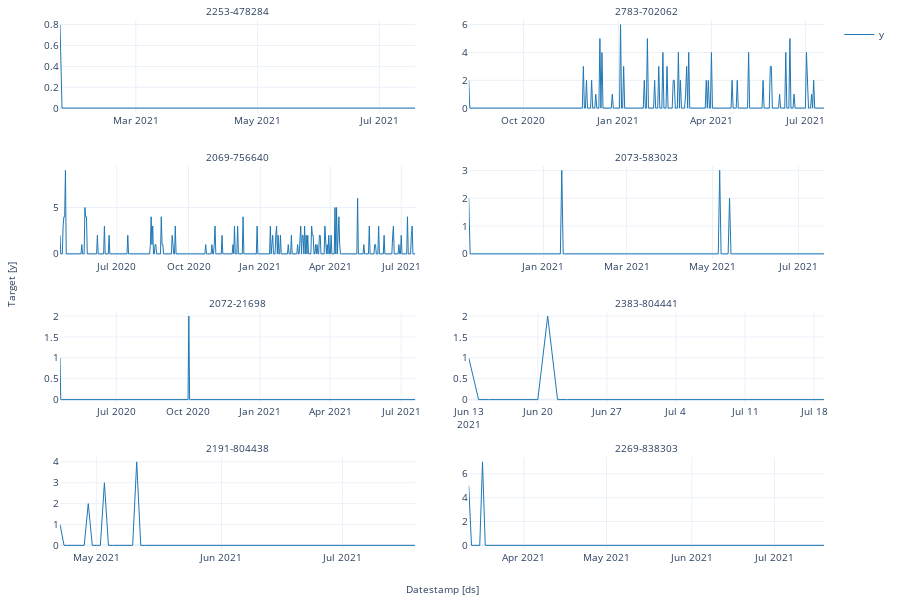

Notebook code for this chart:
### Code cell
StatsForecast.plot(data)

### Figure 1 — Plotly figure (JSON) as saved in the notebook; plotly's stock layout.template omitted (floating-point values rounded to 4 significant figures; data arrays with more than 128 entries replaced by an {"elided": "..."} marker saying what was removed)
{"data": [{"legendgroup": "y", "line": {"color": "#1f77b4", "width": 1}, "mode": "lines", "name": "y", "showlegend": true, "type": "scatter", "x": {"elided": "179 str values"}, "xaxis": "x", "y": {"elided": "179 float values"}, "yaxis": "y"}, {"legendgroup": "y", "line": {"color": "#1f77b4", "width": 1}, "mode": "lines", "name": "y", "showlegend": false, "type": "scatter", "x": {"elided": "345 str values"}, "xaxis": "x2", "y": {"elided": "345 int values"}, "yaxis": "y2"}, {"legendgroup": "y", "line": {"color": "#1f77b4", "width": 1}, "mode": "lines", "name": "y", "showlegend": false, "type": "scatter", "x": {"elided": "457 str values"}, "xaxis": "x3", "y": {"elided": "457 int values"}, "yaxis": "y3"}, {"legendgroup": "y", "line": {"color": "#1f77b4", "width": 1}, "mode": "lines", "name": "y", "showlegend": false, "type": "scatter", "x": {"elided": "253 str values"}, "xaxis": "x4", "y": {"elided": "253 int values"}, "yaxis": "y4"}, {"legendgroup": "y", "line": {"color": "#1f77b4", "width": 1}, "mode": "lines", "name": "y", "showlegend": false, "type": "scatter", "x": {"elided": "456 str values"}, "xaxis": "x5", "y": {"elided": "456 int values"}, "yaxis": "y5"}, {"legendgroup": "y", "line": {"color": "#1f77b4", "width": 1}, "mode": "lines", "name": "y", "showlegend": false, "type": "scatter", "x": ["2021-06-13T00:00:00", "2021-06-14T00:00:00", "2021-06-15T00:00:00", "2021-06-16T00:00:00", "2021-06-17T00:00:00", "2021-06-18T00:00:00", "2021-06-19T00:00:00", "2021-06-20T00:00:00", "2021-06-21T00:00:00", "2021-06-22T00:00:00", "2021-06-23T00:00:00", "2021-06-24T00:00:00", "2021-06-25T00:00:00", "2021-06-26T00:00:00", "2021-06-27T00:00:00", "2021-06-28T00:00:00", "2021-06-29T00:00:00", "2021-06-30T00:00:00", "2021-07-01T00:00:00", "2021-07-02T00:00:00", "2021-07-03T00:00:00", "2021-07-04T00:00:00", "2021-07-05T00:00:00", "2021-07-06T00:00:00", "2021-07-07T00:00:00", "2021-07-08T00:00:00", "2021-07-09T00:00:00", "2021-07-10T00:00:00", "2021-07-11T00:00:00", "2021-07-12T00:00:00", "2021-07-13T00:00:00", "2021-07-14T00:00:00", "2021-07-15T00:00:00", "2021-07-16T00:00:00", "2021-07-17T00:00:00", "2021-07-18T00:00:00", "2021-07-19T00:00:00"], "xaxis": "x6", "y": [1, 0, 0, 0, 0, 0, 0, 0, 2, 0, 0, 0, 0, 0, 0, 0, 0, 0, 0, 0, 0, 0, 0, 0, 0, 0, 0, 0, 0, 0, 0, 0, 0, 0, 0, 0, 0], "yaxis": "y6"}, {"legendgroup": "y", "line": {"color": "#1f77b4", "width": 1}, "mode": "lines", "name": "y", "showlegend": false, "type": "scatter", "x": ["2021-04-22T00:00:00", "2021-04-23T00:00:00", "2021-04-24T00:00:00", "2021-04-25T00:00:00", "2021-04-26T00:00:00", "2021-04-27T00:00:00", "2021-04-28T00:00:00", "2021-04-29T00:00:00", "2021-04-30T00:00:00", "2021-05-01T00:00:00", "2021-05-02T00:00:00", "2021-05-03T00:00:00", "2021-05-04T00:00:00", "2021-05-05T00:00:00", "2021-05-06T00:00:00", "2021-05-07T00:00:00", "2021-05-08T00:00:00", "2021-05-09T00:00:00", "2021-05-10T00:00:00", "2021-05-11T00:00:00", "2021-05-12T00:00:00", "2021-05-13T00:00:00", "2021-05-14T00:00:00", "2021-05-15T00:00:00", "2021-05-16T00:00:00", "2021-05-17T00:00:00", "2021-05-18T00:00:00", "2021-05-19T00:00:00", "2021-05-20T00:00:00", "2021-05-21T00:00:00", "2021-05-22T00:00:00", "2021-05-23T00:00:00", "2021-05-24T00:00:00", "2021-05-25T00:00:00", "2021-05-26T00:00:00", "2021-05-27T00:00:00", "2021-05-28T00:00:00", "2021-05-29T00:00:00", "2021-05-30T00:00:00", "2021-05-31T00:00:00", "2021-06-01T00:00:00", "2021-06-02T00:00:00", "2021-06-03T00:00:00", "2021-06-04T00:00:00", "2021-06-05T00:00:00", "2021-06-06T00:00:00", "2021-06-07T00:00:00", "2021-06-08T00:00:00", "2021-06-09T00:00:00", "2021-06-10T00:00:00", "2021-06-11T00:00:00", "2021-06-12T00:00:00", "2021-06-13T00:00:00", "2021-06-14T00:00:00", "2021-06-15T00:00:00", "2021-06-16T00:00:00", "2021-06-17T00:00:00", "2021-06-18T00:00:00", "2021-06-19T00:00:00", "2021-06-20T00:00:00", "2021-06-21T00:00:00", "2021-06-22T00:00:00", "2021-06-23T00:00:00", "2021-06-24T00:00:00", "2021-06-25T00:00:00", "2021-06-26T00:00:00", "2021-06-27T00:00:00", "2021-06-28T00:00:00", "2021-06-29T00:00:00", "2021-06-30T00:00:00", "2021-07-01T00:00:00", "2021-07-02T00:00:00", "2021-07-03T00:00:00", "2021-07-04T00:00:00", "2021-07-05T00:00:00", "2021-07-06T00:00:00", "2021-07-07T00:00:00", "2021-07-08T00:00:00", "2021-07-09T00:00:00", "2021-07-10T00:00:00", "2021-07-11T00:00:00", "2021-07-12T00:00:00", "2021-07-13T00:00:00", "2021-07-14T00:00:00", "2021-07-15T00:00:00", "2021-07-16T00:00:00", "2021-07-17T00:00:00", "2021-07-18T00:00:00", "2021-07-19T00:00:00"], "xaxis": "x7", "y": [1, 0, 0, 0, 0, 0, 0, 2, 0, 0, 0, 3, 0, 0, 0, 0, 0, 0, 0, 4, 0, 0, 0, 0, 0, 0, 0, 0, 0, 0, 0, 0, 0, 0, 0, 0, 0, 0, 0, 0, 0, 0, 0, 0, 0, 0, 0, 0, 0, 0, 0, 0, 0, 0, 0, 0, 0, 0, 0, 0, 0, 0, 0, 0, 0, 0, 0, 0, 0, 0, 0, 0, 0, 0, 0, 0, 0, 0, 0, 0, 0, 0, 0, 0, 0, 0, 0, 0, 0], "yaxis": "y7"}, {"legendgroup": "y", "line": {"color": "#1f77b4", "width": 1}, "mode": "lines", "name": "y", "showlegend": false, "type": "scatter", "x": {"elided": "130 str values"}, "xaxis": "x8", "y": {"elided": "130 int values"}, "yaxis": "y8"}], "layout": {"annotations": [{"font": {"size": 10}, "showarrow": false, "text": "2253-478284", "x": 0.2325, "xanchor": "center", "xref": "paper", "y": 1, "yanchor": "bottom", "yref": "paper"}, {"font": {"size": 10}, "showarrow": false, "text": "2783-702062", "x": 0.7675, "xanchor": "center", "xref": "paper", "y": 1, "yanchor": "bottom", "yref": "paper"}, {"font": {"size": 10}, "showarrow": false, "text": "2069-756640", "x": 0.2325, "xanchor": "center", "xref": "paper", "y": 0.725, "yanchor": "bottom", "yref": "paper"}, {"font": {"size": 10}, "showarrow": false, "text": "2073-583023", "x": 0.7675, "xanchor": "center", "xref": "paper", "y": 0.725, "yanchor": "bottom", "yref": "paper"}, {"font": {"size": 10}, "showarrow": false, "text": "2072-21698", "x": 0.2325, "xanchor": "center", "xref": "paper", "y": 0.45, "yanchor": "bottom", "yref": "paper"}, {"font": {"size": 10}, "showarrow": false, "text": "2383-804441", "x": 0.7675, "xanchor": "center", "xref": "paper", "y": 0.45, "yanchor": "bottom", "yref": "paper"}, {"font": {"size": 10}, "showarrow": false, "text": "2191-804438", "x": 0.2325, "xanchor": "center", "xref": "paper", "y": 0.175, "yanchor": "bottom", "yref": "paper"}, {"font": {"size": 10}, "showarrow": false, "text": "2269-838303", "x": 0.7675, "xanchor": "center", "xref": "paper", "y": 0.175, "yanchor": "bottom", "yref": "paper"}, {"font": {"size": 10}, "showarrow": false, "text": "Datestamp [ds]", "x": 0.5, "xanchor": "center", "xref": "paper", "y": 0, "yanchor": "top", "yref": "paper", "yshift": -30}, {"font": {"size": 10}, "showarrow": false, "text": "Target [y]", "textangle": -90, "x": 0, "xanchor": "right", "xref": "paper", "xshift": -40, "y": 0.5, "yanchor": "middle", "yref": "paper"}], "autosize": true, "font": {"size": 10}, "height": 600, "margin": {"b": 50, "l": 60, "r": 10, "t": 20}, "xaxis": {"anchor": "y", "domain": [0, 0.465], "showticklabels": true, "visible": true}, "xaxis2": {"anchor": "y2", "domain": [0.535, 1.0], "showticklabels": true, "visible": true}, "xaxis3": {"anchor": "y3", "domain": [0, 0.465], "showticklabels": true, "visible": true}, "xaxis4": {"anchor": "y4", "domain": [0.535, 1.0], "showticklabels": true, "visible": true}, "xaxis5": {"anchor": "y5", "domain": [0, 0.465], "showticklabels": true, "visible": true}, "xaxis6": {"anchor": "y6", "domain": [0.535, 1.0], "showticklabels": true, "visible": true}, "xaxis7": {"anchor": "y7", "domain": [0, 0.465], "showticklabels": true, "visible": true}, "xaxis8": {"anchor": "y8", "domain": [0.535, 1.0], "showticklabels": true, "visible": true}, "yaxis": {"anchor": "x", "domain": [0.825, 1]}, "yaxis2": {"anchor": "x2", "domain": [0.825, 1]}, "yaxis3": {"anchor": "x3", "domain": [0.55, 0.725]}, "yaxis4": {"anchor": "x4", "domain": [0.55, 0.725]}, "yaxis5": {"anchor": "x5", "domain": [0.275, 0.45]}, "yaxis6": {"anchor": "x6", "domain": [0.275, 0.45]}, "yaxis7": {"anchor": "x7", "domain": [0, 0.175]}, "yaxis8": {"anchor": "x8", "domain": [0, 0.175]}}}
